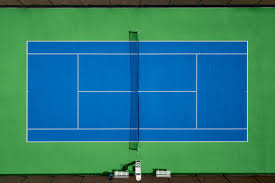
#> input picture data/static_images/static_court_frame_cemento.jpg, 275 x 183 px
$ python -i court_features.py   (imports and definitions only)
#> lines starting #> are read from the running program, lines starting #| are printed output that depends on the picture
#> further down, picture is the input picture: shape (183, 275, 3); mean B, G, R 119.5, 122.4, 42.1
# src/court_features.py
"""
Feature Extraction Module for Tennis Court Analysis.

This module implements the core Computer Vision pipeline to extract
structural lines from raw video frames. It addresses two main challenges:
1. Signal Processing: Detecting edges in noisy environments (Clay/Grass) using Canny/Hough.
2. Geometric Reconstruction: Merging fragmented line segments caused by occlusion or
   lighting variations into coherent structural vectors.
"""

import cv2 as cv
import numpy as np
from src import config

# =============================================================================
# SEGMENT MERGING LOGIC (Collinear Clustering)
# =============================================================================
def _merge_collinear_segments(segments, orientation, gap_tol_px=45):
    """
    Consolidates fragmented Hough segments into single coherent lines.

    The Standard Hough Transform often breaks a single physical line (like a service line)
    into multiple segments due to noise, occlusions (players), or worn paint.
    This function clusters segments that are spatially collinear and geometrically
    reconstructs the 'true' line using a parametric fit.

    Algorithm:
    1. Cluster segments based on proximity of their centroids along the orthogonal axis.
    2. Collect all endpoints from segments in a cluster.
    3. Perform a linear regression (cv.fitLine) on the point cloud to find the optimal slope.
    4. Project original points onto this new vector to find the true start/end coordinates.

    Args:
        segments: Array of line segments [x1, y1, x2, y2].
        orientation: 'H' (Horizontal) or 'V' (Vertical) guiding the clustering axis.
        gap_tol_px: Maximum pixel gap to consider two segments as part of the same line.

    Returns:
        np.ndarray: Merged segments.
    """
    if len(segments) == 0:
        return np.array([])

    merged = []
    used = np.zeros(len(segments), dtype=bool)

    for i in range(len(segments)):
        if used[i]:
            continue

        # Initialize a new cluster with the current segment
        used[i] = True
        cluster_idxs = [i]

        # Calculate Centroid of the reference segment
        axc = (segments[i][0] + segments[i][2]) / 2.0
        ayc = (segments[i][1] + segments[i][3]) / 2.0

        # Greedy Search: Find other segments belonging to this linear structure
        for j in range(i+1, len(segments)):
            if used[j]:
                continue

            # Centroid of the candidate segment
            bxc = (segments[j][0] + segments[j][2]) / 2.0
            byc = (segments[j][1] + segments[j][3]) / 2.0

            # Check alignment based on orientation
            # If Horizontal: Check vertical distance (dy) between centroids
            # If Vertical: Check horizontal distance (dx) between centroids
            if orientation == "H":
                if abs(byc - ayc) < gap_tol_px:
                    cluster_idxs.append(j)
                    used[j] = True
            else:  # "V"
                if abs(bxc - axc) < gap_tol_px:
                    cluster_idxs.append(j)
                    used[j] = True

        # Extract all endpoints (point cloud) from the identified cluster
        pts = []
        for idx in cluster_idxs:
            x1, y1, x2, y2 = segments[idx]
            pts.append([x1, y1])
            pts.append([x2, y2])
        pts = np.array(pts, dtype=np.float32)

        # Geometric Fitting
        # If the cluster is trivial (only 2 points), we skip regression to avoid overfitting
        if pts.shape[0] < 3:
            xs = pts[:,0]
            ys = pts[:,1]
            if orientation == "H":
                y_mean = np.mean(ys)
                merged.append([int(np.min(xs)), int(y_mean), int(np.max(xs)), int(y_mean)])
            else:
                x_mean = np.mean(xs)
                merged.append([int(x_mean), int(np.min(ys)), int(x_mean), int(np.max(ys))])
            continue

        # Robust Line Fitting
        # cv.DIST_L2 = Standard Least Squares.
        # Returns normalized vector (vx, vy) and a point on the line (x0, y0).
        vx, vy, x0, y0 = cv.fitLine(pts, cv.DIST_L2, 0, 0.01, 0.01)
        vx = float(vx); vy = float(vy); x0 = float(x0); y0 = float(y0)

        # Vector Projection
        # We parameterize the line as P(t) = P0 + t * V
        # We calculate 't' for every point in the cloud to find the span of the line.
        # t = DotProduct( (P - P0), V ) assuming V is normalized.
        v_norm2 = vx*vx + vy*vy
        ts = []
        for (px, py) in pts:
            t = ((px - x0)*vx + (py - y0)*vy) / v_norm2
            ts.append(t)

        # Identify the extremes (min/max t) to define the merged segment length
        tmin = min(ts)
        tmax = max(ts)

        p_min = (x0 + tmin*vx, y0 + tmin*vy)
        p_max = (x0 + tmax*vx, y0 + tmax*vy)

        merged.append([int(round(p_min[0])), int(round(p_min[1])),
                       int(round(p_max[0])), int(round(p_max[1]))])

    return np.array(merged, dtype=int)


# =============================================================================
# MODULE M1 — PIPELINE ENTRY POINT
# =============================================================================
def trova_linee(image_data: np.ndarray, surface_type: str = 'CEMENTO') -> np.ndarray:
    """
    Main pipeline for Line Detection.

    Steps:
    1. Preprocessing (Grayscale + Gaussian Blur).
    2. Edge Detection (Canny) with surface-adaptive thresholds.
    3. Probabilistic Hough Transform to find candidate segments.
    4. Spatial Filtering (ROI) to remove stadium noise.
    5. Orientation Split (Horizontal/Vertical).
    6. Collinear Merging to consolidate segments.
    """
#> called with surface_type = 'CEMENTO'

    if image_data is None:
        return np.array([])

    # Load Hyperparameters (SNR optimization per surface)
    params = config.ALL_SURFACE_PARAMS.get(surface_type.upper(), config.PARAMS_CEMENTO)
    common = config.HOUGH_COMMON_PARAMS

    # Load Spatial Filters (Region of Interest)
    centrality_params = config.CENTRALITY_PARAMS.get(surface_type.upper(),
                                                     config.CENTRALITY_PARAMS['CEMENTO'])

    h, w, _ = image_data.shape
#> h = 183; w = 275

    # ---------------------------
    # Step 1 & 2: Preprocessing
    # ---------------------------
    gray = cv.cvtColor(image_data, cv.COLOR_BGR2GRAY)
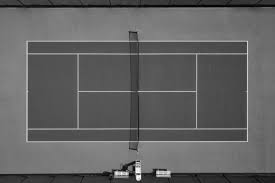
#> gray: shape (183, 275); min 1, max 254, mean 98

    # Gaussian Blur is critical here to suppress high-frequency texture noise (e.g., grass blades)
    # before calculating gradients in Canny.
    blurred = cv.GaussianBlur(gray, (5,5), 1.0)
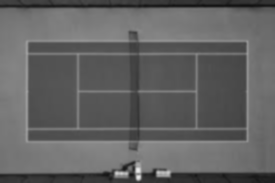
#> blurred: shape (183, 275); min 18, max 232, mean 98.1

    # Hysteresis Thresholding via Canny
    edges = cv.Canny(blurred, params['CANNY_LOW'], params['CANNY_HIGH'])
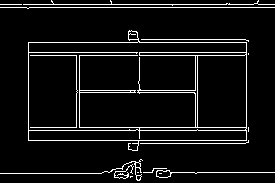
#> edges: shape (183, 275); 6.7% white in thin lines or dots

    # ---------------------------
    # Step 3: Hough Transform
    # ---------------------------
    linesP = cv.HoughLinesP(
        edges,
        rho=common['RHO'],              # Accumulator resolution (distance)
        theta=common['THETA'],          # Accumulator resolution (angle)
        threshold=params['HOUGH_THRESHOLD'],
        minLineLength=common['MIN_LENGTH'],
        maxLineGap=common['MAX_GAP']
    )
#> linesP = 19 rows, first 6: [28, 140, 248, 140], [0, 7, 274, 7], [0, 4, 274, 4], [28, 130, 248, 130], [28, 55, 246, 55], [28, 42, 246, 42]

    if linesP is None:
        return np.array([])

    segments = linesP.reshape(-1,4)
#> segments has the same summary as linesP

    # -----------------------------------------------------
    # Step 4: Spatial Filtering (Centrality / ROI)
    # -----------------------------------------------------
    # We calculate the geometric center of each detected segment.
    # If the center lies outside the configured percentage of the screen,
    # it is likely a grandstand, scoreboard, or barrier -> Discard.
    y_center = (segments[:,1] + segments[:,3]) / 2
#> y_center = 19 values, max 173 at index 13, min 4 at index 2, mean 89.74
    x_center = (segments[:,0] + segments[:,2]) / 2
#> x_center = 19 values, max 246 at index 15, min 28 at index 14, mean 139.9

    valid_y = (y_center > h * centrality_params['Y_MIN_PCT']) & \
              (y_center < h * centrality_params['Y_MAX_PCT'])

    valid_x = (x_center > w * centrality_params['X_MIN_PCT']) & \
              (x_center < w * centrality_params['X_MAX_PCT'])

    segments = segments[valid_y & valid_x]
#> segments = [[28, 130, 248, 130], [28, 55, 246, 55], [28, 127, 248, 127], [77, 90, 197, 90], [77, 92, 197, 92]]

    if len(segments) == 0:
        return np.array([])

    # -----------------------------------------------------
    # Step 5: Orientation Segmentation
    # -----------------------------------------------------
    # Calculate angle of segments to classify as Horizontal or Vertical.
    # We use arctan2 for correct quadrant handling.
    dx = segments[:,2] - segments[:,0]
#> dx = [220, 218, 220, 120, 120]
    dy = segments[:,3] - segments[:,1]
#> dy = [0, 0, 0, 0, 0]
    angles = np.abs(np.degrees(np.arctan2(dy,dx)) % 180)
#> angles = [0, 0, 0, 0, 0]

    # Thresholds: < 45 or > 135 degrees = Horizontal
    # Everything else = Vertical
    is_h = (angles < 45) | (angles > 135)
#> is_h = [True, True, True, True, True]
    is_v = ~is_h
#> is_v = [False, False, False, False, False]

    horiz = segments[is_h]
#> horiz has the same summary as segments
    vert = segments[is_v]
#> vert = empty array

    # TELEMETRY LOGGING
    print("=== DEBUG: M1 — SPATIAL FILTERS ===")
    print(f"Post-ROI Filter count: {len(segments)}")
#| Post-ROI Filter count: 5
    print("=== DEBUG: M1 — ORIENTATION SPLIT ===")
    print(f"Horizontal: {len(horiz)}  Vertical: {len(vert)}")
#| Horizontal: 5  Vertical: 0


    # -----------------------------------------------------
    # Step 6: Collinear Merging
    # -----------------------------------------------------
    # Apply the clustering and fitting logic defined above.
    merged_h = _merge_collinear_segments(horiz, "H")
#> in _merge_collinear_segments, `used = np.zeros(len(segments), dtype=bool)`: used = [False, False, False, False, False]
#> the loop in _merge_collinear_segments, `for i in range(len(segments)):` made 5 passes
#> (axc, ayc, pts, xs, ys, y_mean) on pass 2: (137, 55, [[28, 55], [246, 55]], [28, 246], [55, 55], 55)
#> (axc, ayc, vx, vy, x0, y0, v_norm2) on pass 1: (138, 130, 1, 0.00125, 137.5, 109.8, 1)
#> after the loop in _merge_collinear_segments, `for i in range(len(segments)):`: merged = [[28, 110, 248, 110], [28, 55, 246, 55]]; used = [True, True, True, True, True]
#> merged_h = [[28, 110, 248, 110], [28, 55, 246, 55]]
    merged_v = _merge_collinear_segments(vert, "V")
#> merged_v = empty array

    print("=== DEBUG: M1 — MERGE RESULTS ===")
    print(f"Merged H: {len(merged_h)}  Merged V: {len(merged_v)}")
#| Merged H: 2  Merged V: 0

    if len(merged_h) == 0 and len(merged_v) == 0:
        return np.array([])

    # Stack results into a single array for downstream processing (Homography)
    return np.vstack([merged_h, merged_v]) if len(merged_h) and len(merged_v) else (merged_h if len(merged_h) else merged_v)

>>> import cv2
>>> picture = cv2.imread('../data/static_images/static_court_frame_cemento.jpg')
>>> result = trova_linee(picture)
#> result = [[28, 110, 248, 110], [28, 55, 246, 55]]
